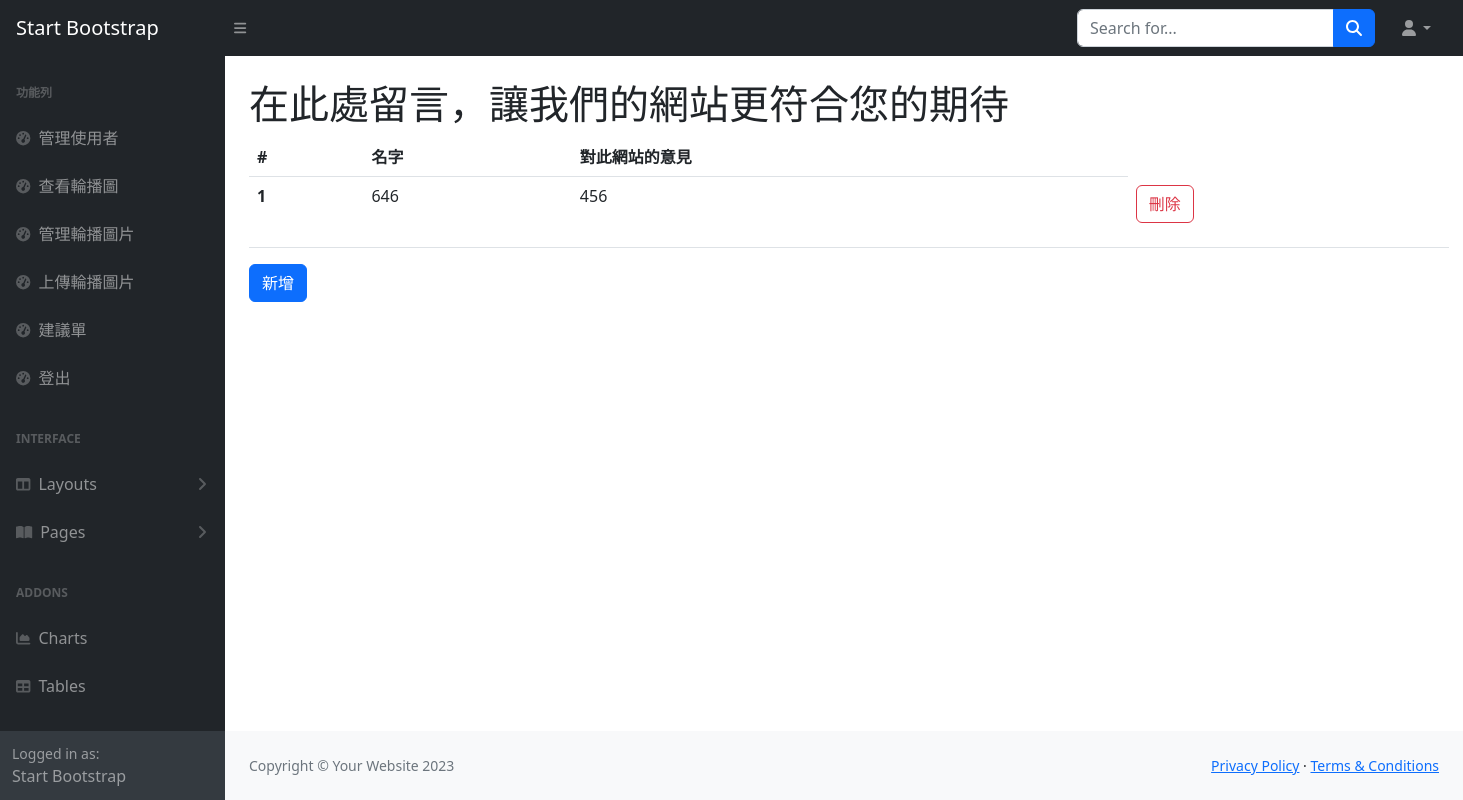
The page /suggestion on the database as committed earlier.
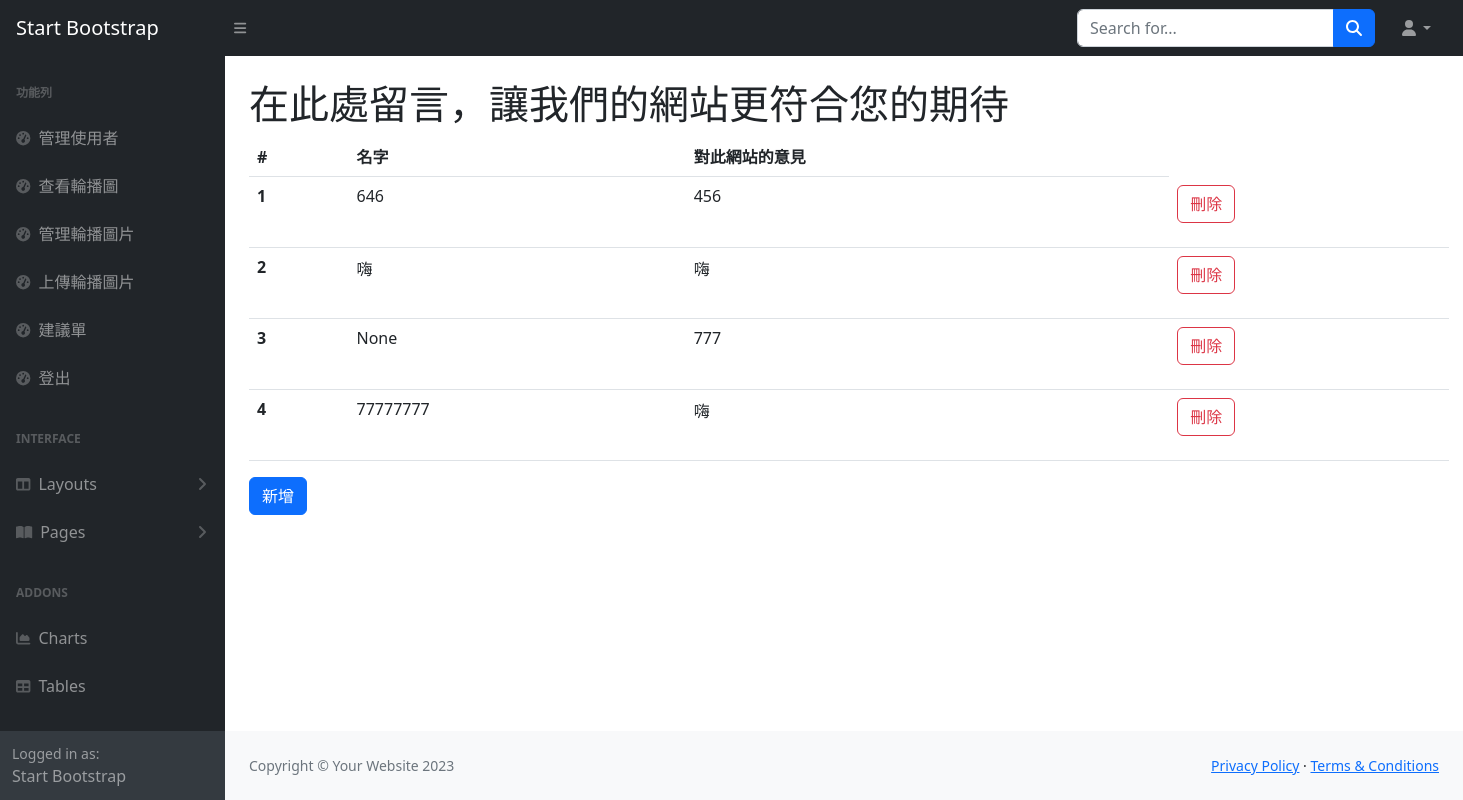
The same page on the database as committed later.
### tables this page shows
CREATE TABLE Suggestion (id integer primary key autoincrement, s_name nvarchar(20), s_sug);

### app.py (the view)
@app.route("/suggestion")
def suggestion():
    with get_db() as cur: #with get_db().cursor() as cur:
        cur.row_factory = sql.Row
        cur = cur.cursor() #上面的註解可以把這行省略
        cur.execute("select * from Suggestion")
        data = cur.fetchall()
        cur.close()
    return render_template("suggestion.html",data = data)

### app.py (called while the page is built)
def get_db():
    db = getattr(g, '_database', None)
    if db is None:
        db = g._database = sql.connect(DATABASE)
    return db

@app.teardown_appcontext
def close_connection(exception):
    db = getattr(g, '_database', None)
    if db is not None:
        db.close()

### templates/suggestion.html (shortened to what this page needs)
{% extends "layout/back.html"%}
{%block main %}
<h1 class="mt-4">在此處留言，讓我們的網站更符合您的期待</h1>
<table class="table" style="width: 1200px;">
    <thead>
      <tr>
        <th scope="col">#</th>
        <th scope="col">名字</th>
        <th scope="col">對此網站的意見</th>
      </tr>
    </thead>
    <tbody>
      {%for i in range(data|length) %}
        <tr>
            <th scope="row">{{ i+1 }}</th>
            <td>{{ data[i].s_name }}</td>
            <td>{{ data[i].s_sug }}</td>
            <td>
              <div class="row">
                <div class="col">
                  <form action="/deletesug/{{ data[i].id }}" method="post">
                    <button class="btn btn-outline-danger" onclick="if(confirm('您確定要刪除嗎？')) return true;else return false">刪除</button>
                  </form>
              </div>
              </div>
            </td>
        </tr>
        {% endfor %}
    </tbody>
  </table>
{% block modal %}
<button type="button" class="btn btn-primary" data-bs-toggle="modal" data-bs-target="#exampleModal">
  新增
</button>
{% endblock modal %}
{% endblock main %}

### templates/layout/back.html (shortened to what this page needs)
<html lang="en">
    <head>
        <link href="{{url_for('static',filename='css/bootstrap.min.css')}}" rel="stylesheet" >
        <link href="/static/css/styles.css" rel="stylesheet" />
    </head>
    <body class="sb-nav-fixed">
        <nav class="sb-topnav navbar navbar-expand navbar-dark bg-dark">
            <a class="navbar-brand ps-3" href="index.html">Start Bootstrap</a>
            <button class="btn btn-link btn-sm order-1 order-lg-0 me-4 me-lg-0" id="sidebarToggle" href="#!"><i class="fas fa-bars"></i></button>
            <form class="d-none d-md-inline-block form-inline ms-auto me-0 me-md-3 my-2 my-md-0">
                <div class="input-group">
                    <input class="form-control" type="text" placeholder="Search for..." aria-label="Search for..." aria-describedby="btnNavbarSearch" />
                    <button class="btn btn-primary" id="btnNavbarSearch" type="button"><i class="fas fa-search"></i></button>
                </div>
            </form>
            <ul class="navbar-nav ms-auto ms-md-0 me-3 me-lg-4">
                <li class="nav-item dropdown">
                    <a class="nav-link dropdown-toggle" id="navbarDropdown" href="#" role="button" data-bs-toggle="dropdown" aria-expanded="false"><i class="fas fa-user fa-fw"></i></a>
                </li>
            </ul>
        </nav>
        <div id="layoutSidenav">
            <div id="layoutSidenav_nav">
                <nav class="sb-sidenav accordion sb-sidenav-dark" id="sidenavAccordion">
                    <div class="sb-sidenav-menu">
                        <div class="nav">
                            <div class="sb-sidenav-menu-heading">功能列</div>
                            <a class="nav-link" href="/users">
                                <div class="sb-nav-link-icon"><i class="fas fa-tachometer-alt"></i></div>
                                管理使用者
                            </a>
                            <a class="nav-link" href="/show">
                                <div class="sb-nav-link-icon"><i class="fas fa-tachometer-alt"></i></div>
                                查看輪播圖
                            </a>
                            <a class="nav-link" href="/pictures">
                                <div class="sb-nav-link-icon"><i class="fas fa-tachometer-alt"></i></div>
                                管理輪播圖片
                            </a>
                            <a class="nav-link" href="/upload">
                                <div class="sb-nav-link-icon"><i class="fas fa-tachometer-alt"></i></div>
                                上傳輪播圖片
                            </a>
                            <a class="nav-link" href="/suggestion">
                                <div class="sb-nav-link-icon"><i class="fas fa-tachometer-alt"></i></div>
                                建議單
                            </a>
                            <a class="nav-link" href="/login">
                                <div class="sb-nav-link-icon"><i class="fas fa-tachometer-alt"></i></div>
                                登出
                            </a>
                            <div class="sb-sidenav-menu-heading">Interface</div>
                            <a class="nav-link collapsed" href="#" data-bs-toggle="collapse" data-bs-target="#collapseLayouts" aria-expanded="false" aria-controls="collapseLayouts">
                                <div class="sb-nav-link-icon"><i class="fas fa-columns"></i></div>
                                Layouts
                                <div class="sb-sidenav-collapse-arrow"><i class="fas fa-angle-down"></i></div>
                            </a>
                            <a class="nav-link collapsed" href="#" data-bs-toggle="collapse" data-bs-target="#collapsePages" aria-expanded="false" aria-controls="collapsePages">
                                <div class="sb-nav-link-icon"><i class="fas fa-book-open"></i></div>
                                Pages
                                <div class="sb-sidenav-collapse-arrow"><i class="fas fa-angle-down"></i></div>
                            </a>
                            <div class="sb-sidenav-menu-heading">Addons</div>
                            <a class="nav-link" href="charts.html">
                                <div class="sb-nav-link-icon"><i class="fas fa-chart-area"></i></div>
                                Charts
                            </a>
                            <a class="nav-link" href="tables.html">
                                <div class="sb-nav-link-icon"><i class="fas fa-table"></i></div>
                                Tables
                            </a>
                        </div>
                    </div>
                    <div class="sb-sidenav-footer">
                        <div class="small">Logged in as:</div>
                        Start Bootstrap
                    </div>
                </nav>
            </div>
            <div id="layoutSidenav_content">
                <main>
                    <div class="container-fluid px-4">
                        {% block main %}
                        {% endblock main%}
                    </div>
                </main>
                <footer class="py-4 bg-light mt-auto">
                    <div class="container-fluid px-4">
                        <div class="d-flex align-items-center justify-content-between small">
                            <div class="text-muted">Copyright &copy; Your Website 2023</div>
                            <div>
                                <a href="#">Privacy Policy</a>
                                &middot;
                                <a href="#">Terms &amp; Conditions</a>
                            </div>
                        </div>
                    </div>
                </footer>
            </div>
        </div>
        {% block modal %}
        {% endblock modal %}
    </body>
</html>

Rows that differ between the two databases and show on the page:
added Suggestion: s_name "嗨", s_sug "嗨"
added Suggestion: s_name "None", s_sug "777"
added Suggestion: s_name "77777777", s_sug "嗨"
Other text that changed with them:
new list line: "2 刪除"
new list line: "3 刪除"
new list line: "4 刪除"
